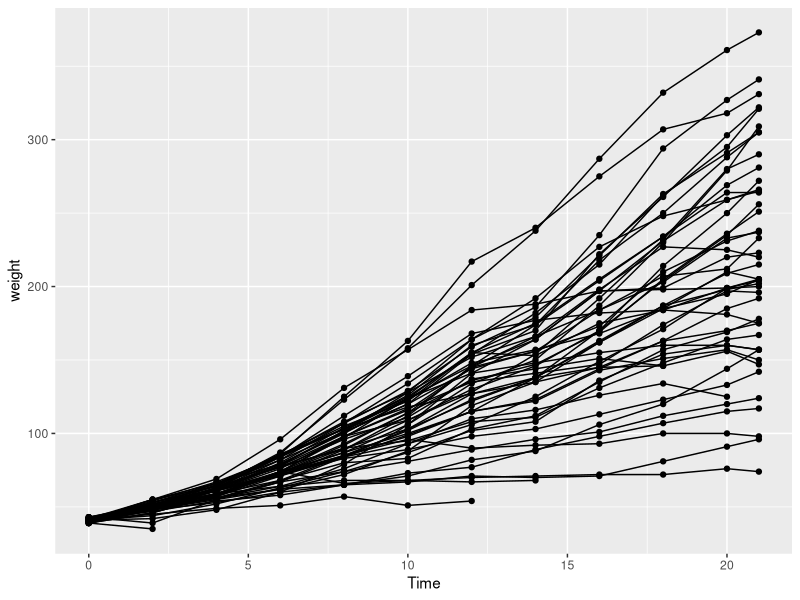
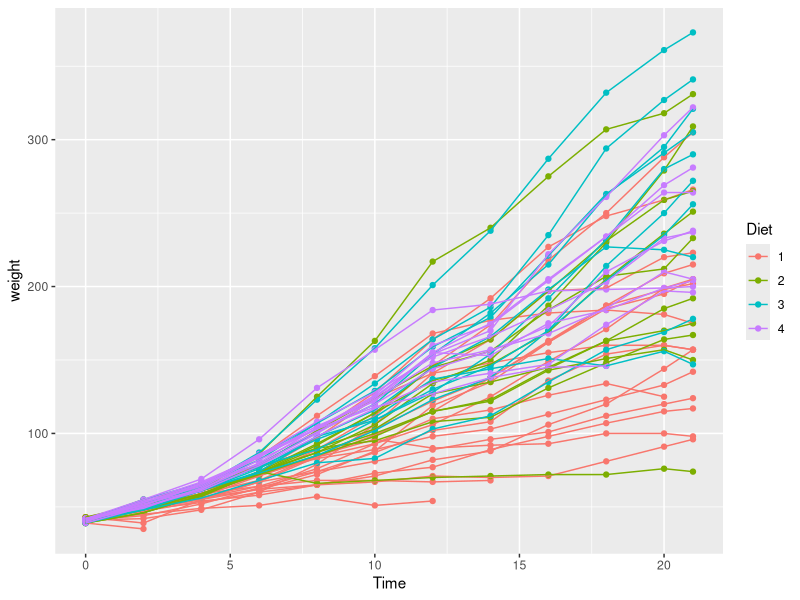
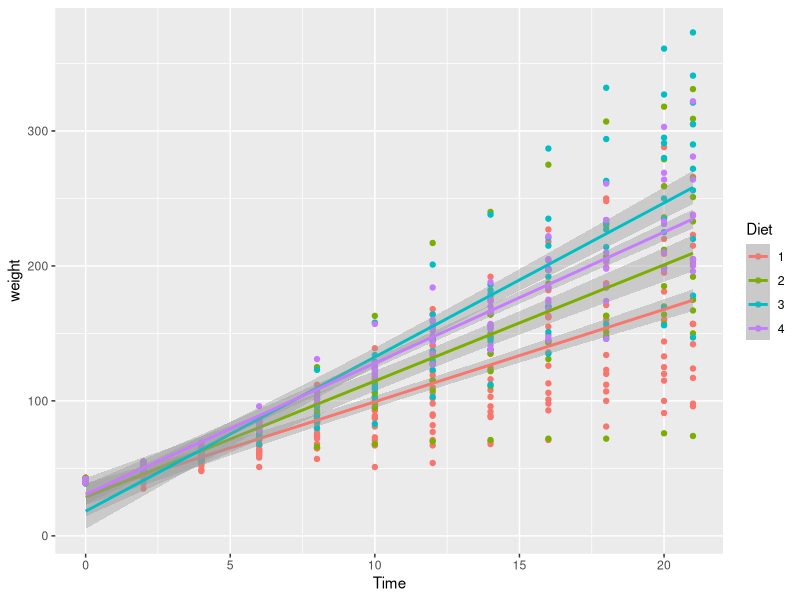
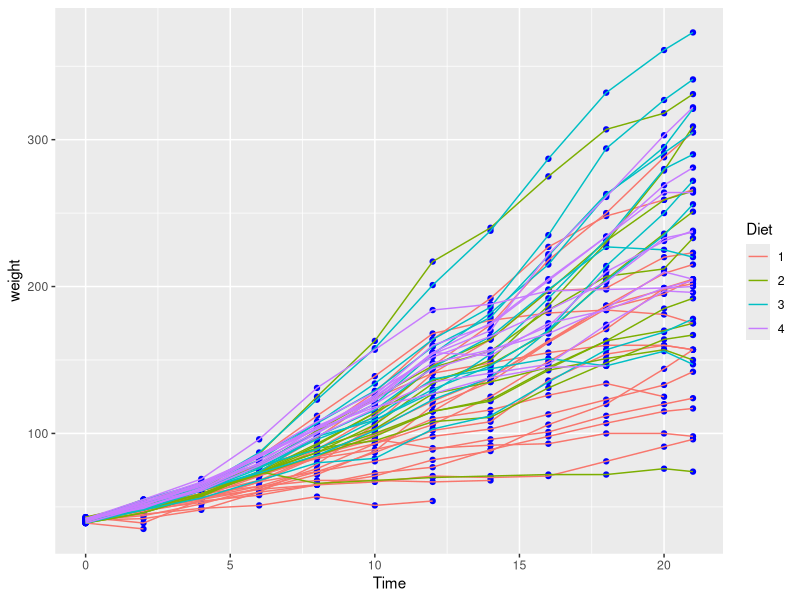
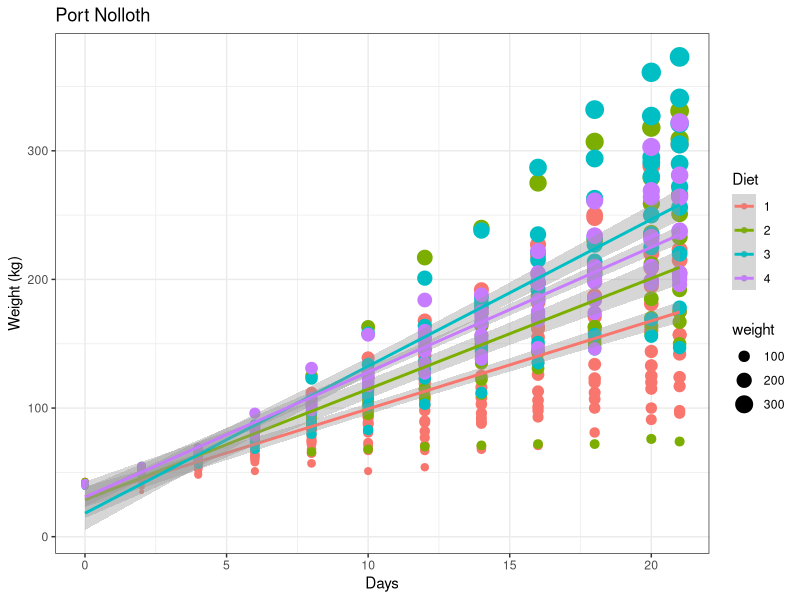

R code for these plots, in order: (Note: this script raises an error after producing the figures.)
#Day 2
#Plotting in R using ggplot2
#Nobuhle Mpanza
#30 January 2019

#Load Libraries

library(tidyverse)
chicks <- datasets::ChickWeight
??ChickWeight

#The function ?? gives you a description of what you're working with

ggplot(data = chicks, aes(x = Time, y = weight)) +
  geom_point() +
  geom_line(aes(group = Chick))

#The function above was to plot a graph using the chick data with time on the x-axis and weight on the y-axis.
#ggplot is a function within tidyverse package,aes means astetics,controls everything
#geom_point means make scatterplot and for line and histogram you say geom_line or geom_histo.
#Plus sign works as a pipe in plotting but %>% works as a pipe in coding.
#Group = Chick means group by Chick,case sensitive. So make you keep your data as is in he dataset.

ggplot(chicks, aes( x = Time, y = weight, colour = Diet))+
  geom_point()+
  geom_line(aes(group=Chick))

#Colour in the first code means each diet must have different colour on the graph.

ggplot(chicks, aes(x = Time, y = weight, colour = Diet)) +
  geom_point() +
  geom_smooth(method = "lm")

#geom_smooth creates a smooth line.
#lm means linear models 
#Diet 3 most effective diet as it started at low weights but went constant up.

ggplot(chicks, aes(x = Time, y = weight, colour = Diet)) +
  geom_point(colour="blue") +
  geom_line(aes(group=Chick))

# We specified the colour of the points.

ggplot(chicks, aes(x=Time, y=weight, colour=Diet))+
  geom_point(aes(size=weight))+
  geom_smooth(method="lm") +
  labs(x = "Days", y = "Weight (kg)") +
  ggtitle("Port Nolloth")+
  theme_bw()

#Points must present a different size as weights,thats why size=weight.Heavier weight means larger point size.
#aes controls output of your funtion.
#Labs means we are changing the labels of the y and x axis.

#Loading Chickweight Data and practice alone what we have just finished doing
#Loading Libraries
library(tidyverse)
chicks_2<- datasets::ChickWeight
ggplot(aes(x=Time, y=weight, colour=Diet))+
  geom_point()+
  geom_line(aes(group=Chick))


#Faceting in ggplot
library(ggpubr)

ggplot(chicks, aes(x = Time, y = weight)) +
  geom_point() +
  geom_smooth(method = "lm") +
facet_wrap(~Diet, ncol = 4)
facet_wrap(~Diet, nrow = 2)


#Facet wrap functin splits the diet into different panes, and ncol splits into different columns,specifies the number of columns.
#nrow specify numberof rows.

chicks_2<-chicks %>% 
filter(Time == 21)
#Ask for help here

plot_1 <- ggplot(chicks, aes(x = Time, y = weight, colour = Diet))+
  geom_point()+
  geom_line(aes(group = Chick))+
  labs(x ="Days", y = "weight")+
  ggtitle("A")
plot_1

#Assign a name for the graph and move it to the environments.
#We are saving the graph in the environment.

plot_2 <- ggplot(chicks, aes(x = Time, y = weight, colour = Diet))+
  geom_point()+
  geom_smooth(method="lm")+
ggtitle("B")
plot_2


plot_3 <- ggplot(data=chicks_2, aes(x=weight))+
  geom_histogram(aes(fill=Diet), position="dodge", binwidth=100)+
  labs(x = "Final Mass (g)", y = "Count")
plot_3
#NB:position =dodge places your histogtram along side each other and not on top of each other.


plot_4 <-ggplot(data=chicks_2, aes(x=Diet, y=weight))+
  geom_boxplot(aes(fill=Diet))+
  labs(x="Diet", y="Final mass (g)")
plot_4

plot_combined <- ggarrange(plot_1,plot_2, plot_3, plot_4)
plot_combined
#ggarrange combines all the plots you've plotted.


#3rd Library
library(boot)
urine <- boot::urine
??urine
urine %>% 
  select(-cond)
#To remove cond from the variables you use select and then (start with minus brfore cond).

ggplot(data = urine, aes(x = osmo, y = ph)) +
  geom_point(aes(colour = cond))
#aes controls the function 

ggplot(data = urine, aes(x = osmo, y = ph)) +
  geom_point(aes(colour = as.factor(r)))
#as. factor means 0 or 1.


